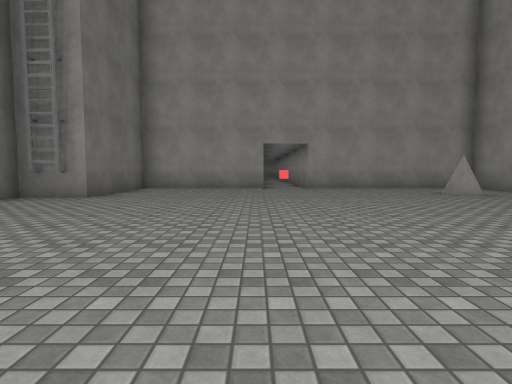
View 1 (above)

21 first-person views from a walk through a scene from a Unity 3-D project. The camera is 1.2 m above the floor, tilts 4° down and sees 80° across. The floor is counted in squares, 2 m on a side. Each view is taken from the middle of a square. On the plan, view 1 faces up. The plan holds only what a view shows up to about 9 squares ahead; the rest is blank. The place goes on beyond the plan. The player character is not drawn. Surface patterns are stand-ins for the level's own textures.

View 2
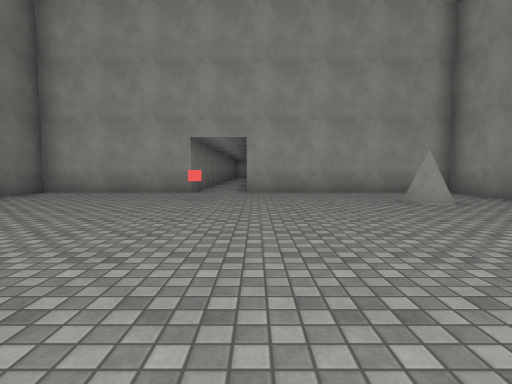

View 3
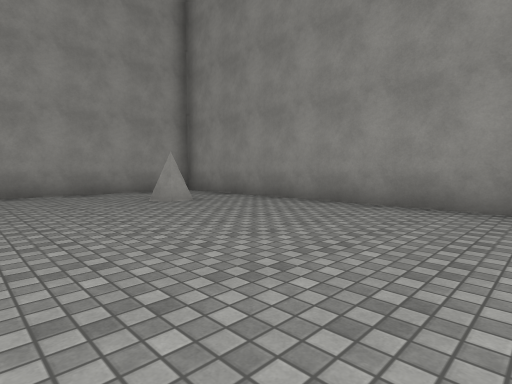

View 4
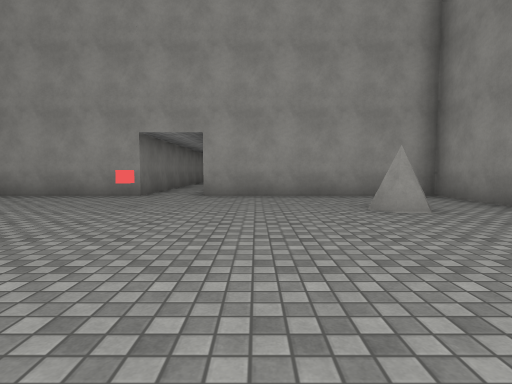

View 5
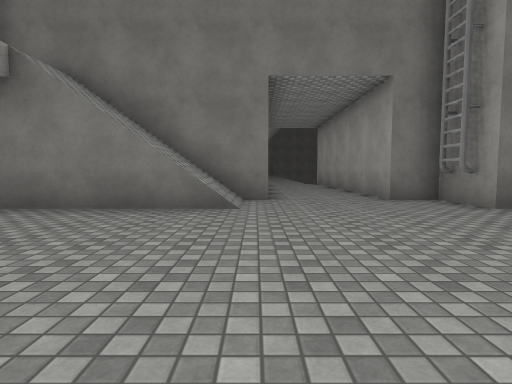

View 6
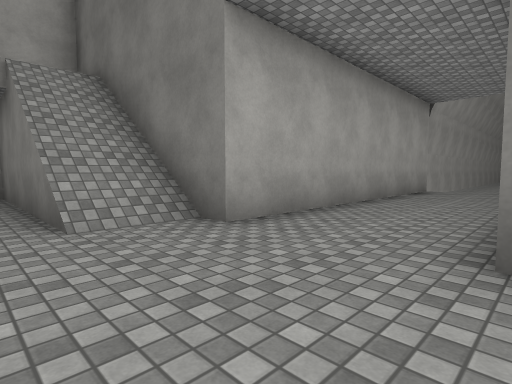

View 7
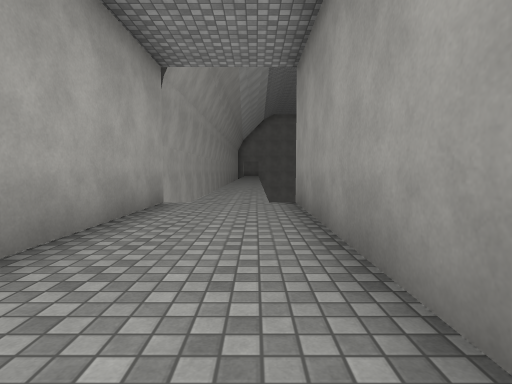

View 8
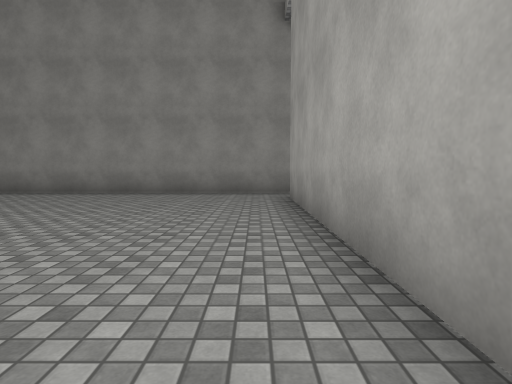

View 9
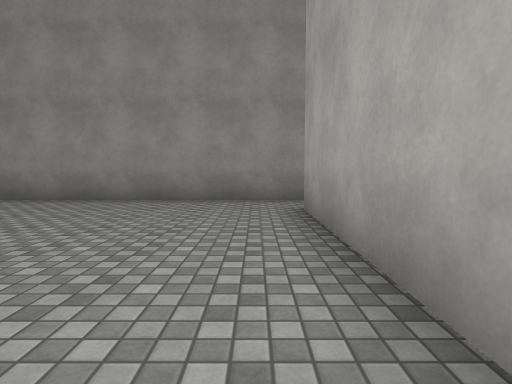

View 10
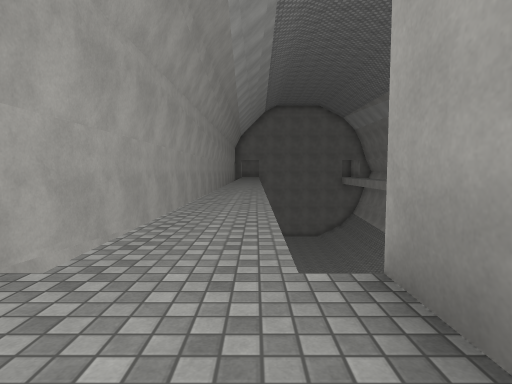

View 11
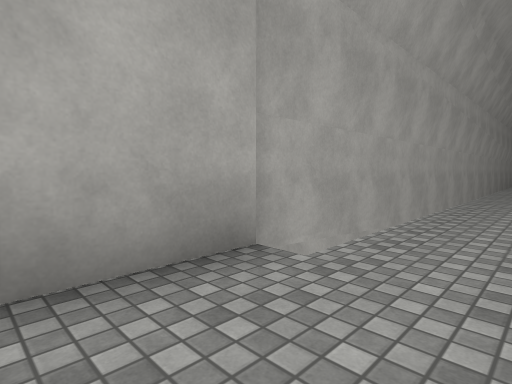

View 12
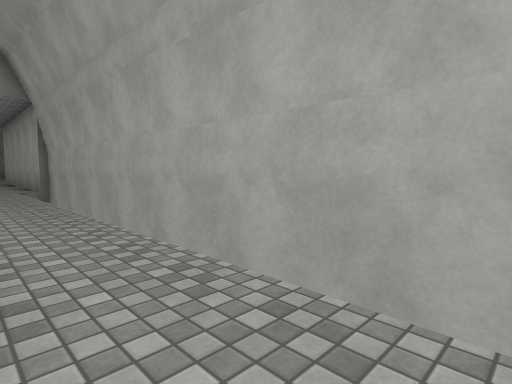

View 13
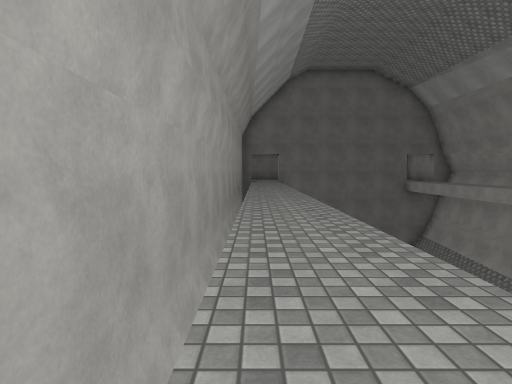

View 14
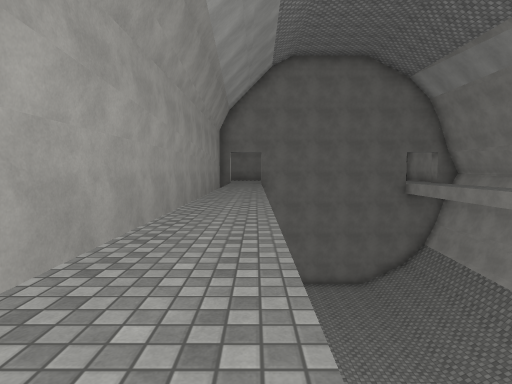

View 15
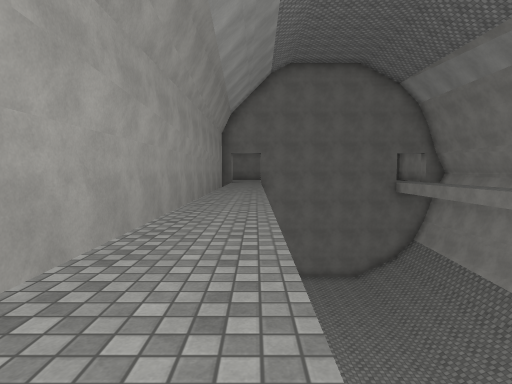

View 16
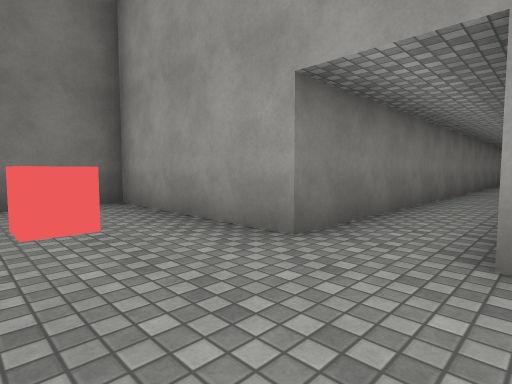

View 17
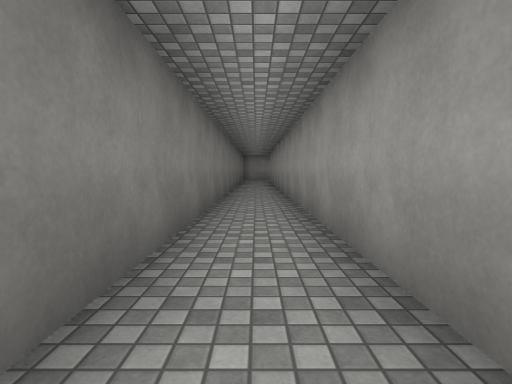

View 18
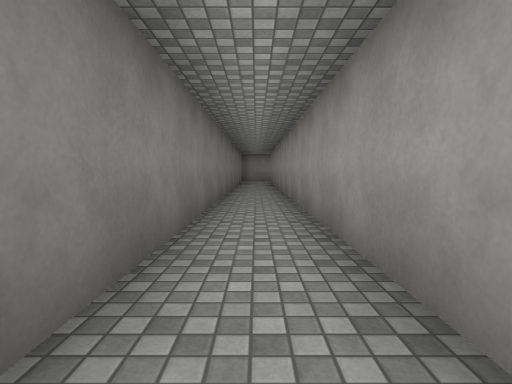

View 19
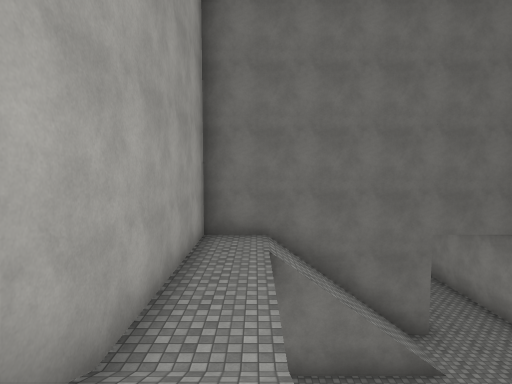

View 20
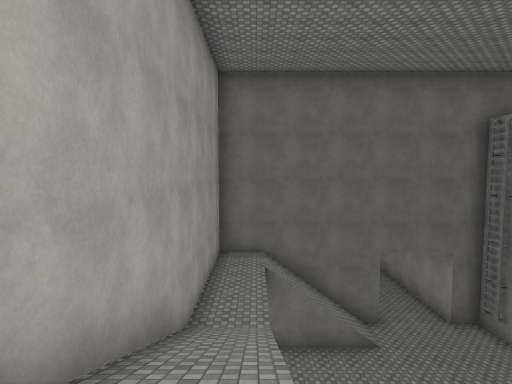

View 21
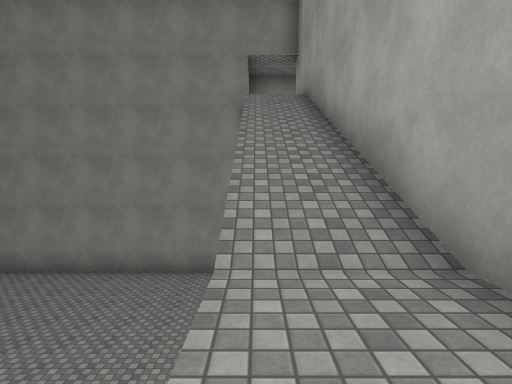

### Floor plan
Key: @ floor where view 1 was taken; # wall or solid block; . main floor; : floor 5 m higher than the main floor; + floor 10 m higher than the main floor; / step, stairs or slope; v drop or lower ground; C red cube; O other object.
Columns run from 31 left of view 1 to 8 right of it. Each row starts with its distance up from view 1.
 18                                #.#
 17                                #.#
 16                                #.#
 15                                #.#
 14                                #.#
 13                                #.#
 12 vvv                            #.#
 11 vvvv                       #####.#######
 10 vvv                        #...........#
  9 vvv                        #...........#
  8 vvv                        #....C...O..#
  7 vvv                      ###...........#
  6                   v#######.............#
  5 .......................................#
  4 .......................................#
  3 ##########################.............#
  2                          #//...........#
  1                          #//...........#
  0                          #//...@.......#
 -1                          #::///////////
 -2                          #::::://////+
 -3                          ##############

Where each view was taken, in squares from view 1:
view 1: 0 up, 0 right, facing up
view 2: 2 up, 2 right, facing up
view 3: 2 up, 2 right, facing up-right
view 4: 3 up, 3 right, facing up
view 5: 3 up, 1 right, facing left
view 6: 6 up, 3 left, facing down-left
view 7: 5 up, 7 left, facing left
view 8: 0 up, 1 left, facing right
view 9: 0 up, 1 right, facing right
view 10: 5 up, 11 left, facing left
view 11: 5 up, 11 left, facing down-left
view 12: 5 up, 23 left, facing down-right
view 13: 4 up, 20 left, facing left
view 14: 5 up, 22 left, facing left
view 15: 5 up, 21 left, facing left
view 16: 8 up, 2 right, facing up-left
view 17: 10 up, 1 right, facing up
view 18: 11 up, 1 right, facing up
view 19: 1 down, 2 right, facing left
view 20: 1 down, 5 right, facing left
view 21: 1 down, 2 left, facing right
